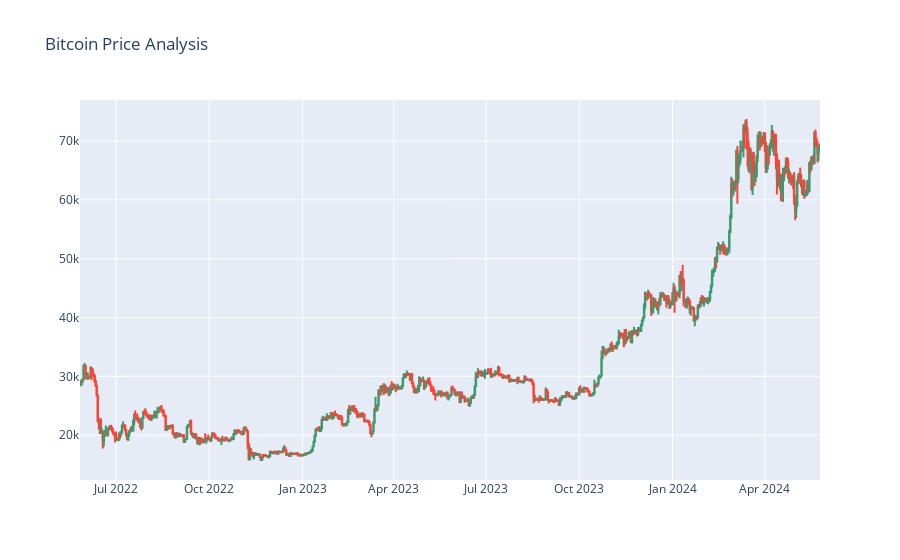

The notebook cell this image was saved under:
### Code cell
import plotly.graph_objects as go
fig1 = go.Figure(data=[go.Candlestick(x=data["Date"],open=data["Open"], high=data["High"],low=data["Low"], close=data["Close"])])
fig1.update_layout(title = "Bitcoin Price Analysis", xaxis_rangeslider_visible=False)
fig1.show()

### Figure 1 — Plotly figure (JSON) as saved in the notebook; plotly's stock layout.template omitted (floating-point values rounded to 4 significant figures; data arrays with more than 128 entries replaced by an {"elided": "..."} marker saying what was removed)
{"data": [{"close": {"elided": "730 float values"}, "high": {"elided": "730 float values"}, "low": {"elided": "730 float values"}, "open": {"elided": "730 float values"}, "type": "candlestick", "x": {"elided": "730 str values"}}], "layout": {"title": {"text": "Bitcoin Price Analysis"}, "xaxis": {"rangeslider": {"visible": false}}}}
